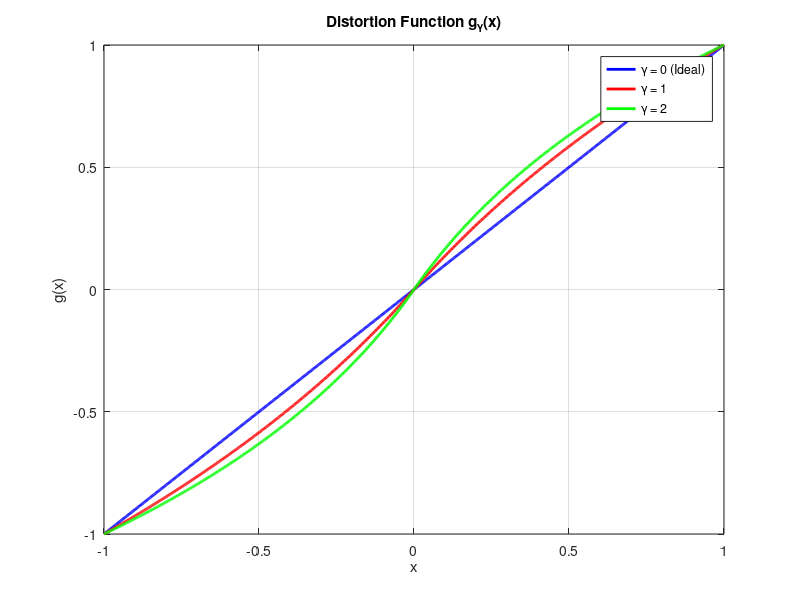

MATLAB code to generate this figure:
% --- Parámetros ---
FS = 1;
x = linspace(-FS, FS, 1000);

g_0 = x;

gama_1 = 1;
g_1 = sign(x) .* (FS / log(1 + gama_1)) .* log(1 + gama_1 .* abs(x) / FS);
g_1(x == 0) = 0;

gama_2 = 2;
g_2 = sign(x) .* (FS / log(1 + gama_2)) .* log(1 + gama_2 .* abs(x) / FS);
g_2(x == 0) = 0;

% --- Dibujar ---
figure;
plot(x, g_0, 'b', 'LineWidth', 2);
hold on;
plot(x, g_1, 'r', 'LineWidth', 2);
plot(x, g_2, 'g', 'LineWidth', 2);
grid on;
xlabel('x');
ylabel('g(x)');
title('Distortion Function g_\gamma(x)');
legend('\gamma = 0 (Ideal)', '\gamma = 1', '\gamma = 2');